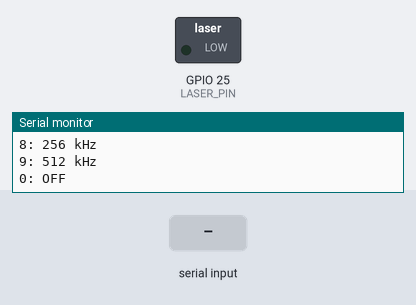
Bench run of a sketch on a simulated ESP32. Shown: switched loads named in the sketch (green lamp = pin HIGH), the last lines printed to the serial monitor. The test bench sets the inputs (shaded band).

Above: at 1.7 s.
1.8 s: "1" received over Serial
At 3.0 s:
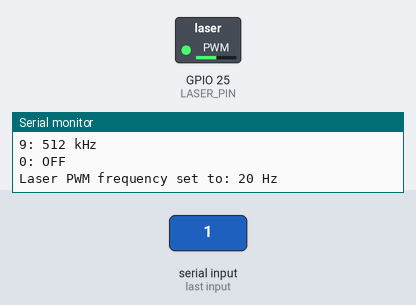
3.3 s: "0" received over Serial
At 4.1 s:
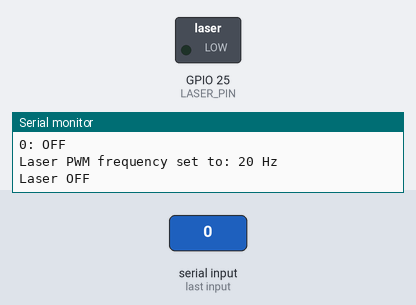
4.8 s: "2" received over Serial
At 5.3 s:
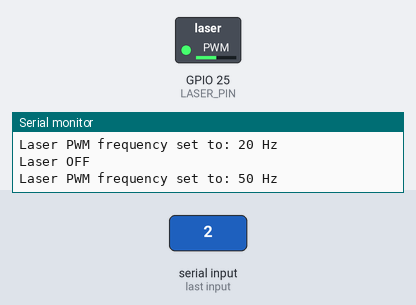
Timing chart, 0 to 7.8 s (numbered marks = the images above; inputs shaded):
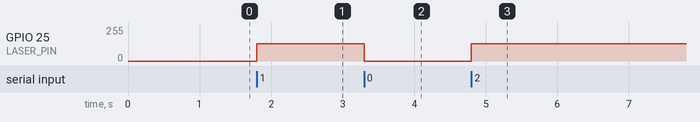

Measured:
- after the input at 1.8 s, GPIO 25 (LASER_PIN): 0/255 → 128/255 at once
- after the input at 3.3 s, GPIO 25 (LASER_PIN): 128/255 → 0/255 at once
- after the input at 4.8 s, GPIO 25 (LASER_PIN): 0/255 → 128/255 at once

The sketch:

03_laser_pwm_speed_test.ino
```cpp
#include <Arduino.h>
#if __has_include(<esp_arduino_version.h>)
  #include <esp_arduino_version.h>
#endif

#define LASER_PIN 25
#define PWM_CHANNEL 0
#define PWM_RES_BITS 8

uint32_t currentFreq = 0;

void attachLaserPwm(uint32_t frequency) {
#if defined(ESP_ARDUINO_VERSION_MAJOR) && ESP_ARDUINO_VERSION_MAJOR >= 3
  ledcAttach(LASER_PIN, frequency, PWM_RES_BITS);
#else
  ledcSetup(PWM_CHANNEL, frequency, PWM_RES_BITS);
  ledcAttachPin(LASER_PIN, PWM_CHANNEL);
#endif
}

void writeLaserDuty(uint32_t duty) {
#if defined(ESP_ARDUINO_VERSION_MAJOR) && ESP_ARDUINO_VERSION_MAJOR >= 3
  ledcWrite(LASER_PIN, duty);
#else
  ledcWrite(PWM_CHANNEL, duty);
#endif
}

void setFrequency(uint32_t frequency) {
  currentFreq = frequency;
  if (frequency == 0) {
    writeLaserDuty(0);
    digitalWrite(LASER_PIN, LOW);
    Serial.println(F("Laser OFF"));
    return;
  }

  attachLaserPwm(frequency);
  writeLaserDuty(128);

  Serial.print(F("Laser PWM frequency set to: "));
  Serial.print(frequency);
  Serial.println(F(" Hz"));
}

void printMenu() {
  Serial.println();
  Serial.println(F("===== LASER PWM SPEED TEST ====="));
  Serial.println(F("1: 20 Hz"));
  Serial.println(F("2: 50 Hz"));
  Serial.println(F("3: 1 kHz"));
  Serial.println(F("4: 2 kHz"));
  Serial.println(F("5: 5 kHz"));
  Serial.println(F("6: 10 kHz"));
  Serial.println(F("7: 128 kHz"));
  Serial.println(F("8: 256 kHz"));
  Serial.println(F("9: 512 kHz"));
  Serial.println(F("0: OFF"));
}

void setup() {
  Serial.begin(115200);
  pinMode(LASER_PIN, OUTPUT);
  digitalWrite(LASER_PIN, LOW);
  delay(500);
  printMenu();
}

void loop() {
  if (!Serial.available()) return;

  char c = Serial.read();
  switch (c) {
    case '1': setFrequency(20); break;
    case '2': setFrequency(50); break;
    case '3': setFrequency(1000); break;
    case '4': setFrequency(2000); break;
    case '5': setFrequency(5000); break;
    case '6': setFrequency(10000); break;
    case '7': setFrequency(128000); break;
    case '8': setFrequency(256000); break;
    case '9': setFrequency(512000); break;
    case '0': setFrequency(0); break;
    case 'm':
    case 'M': printMenu(); break;
  }
}
```
